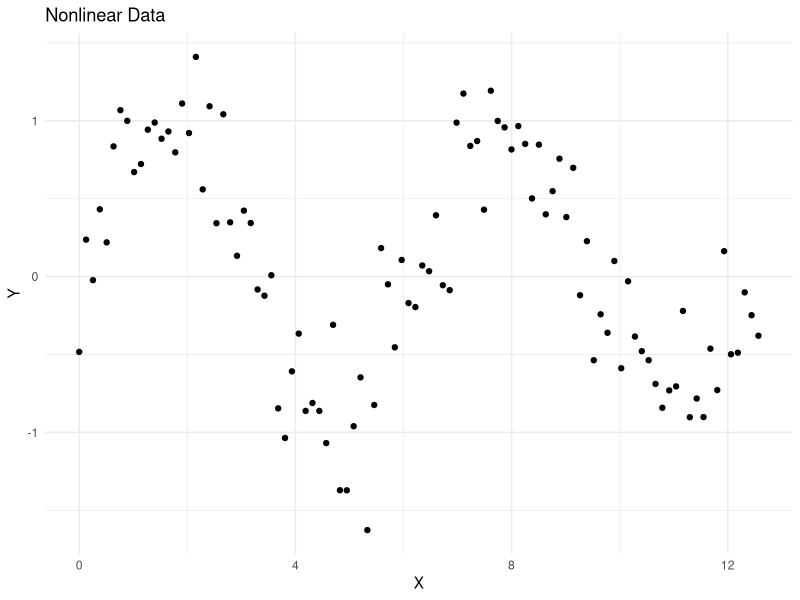
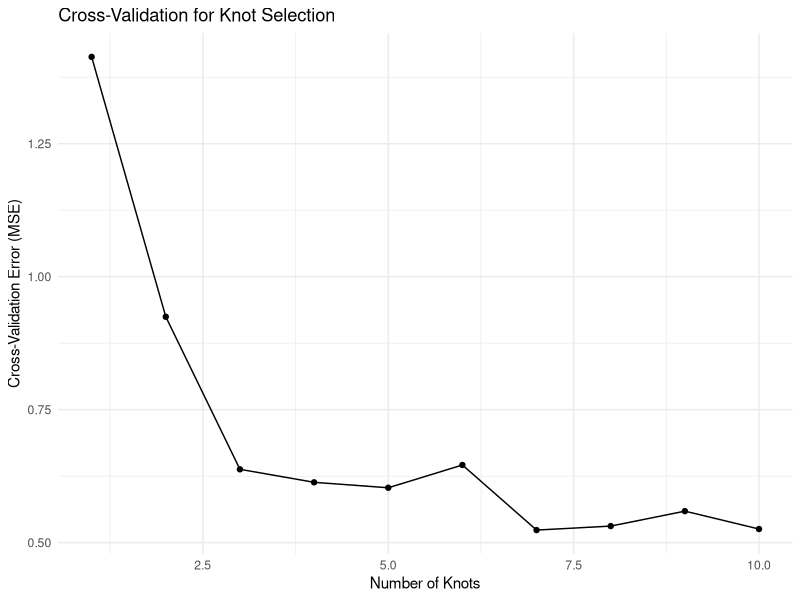
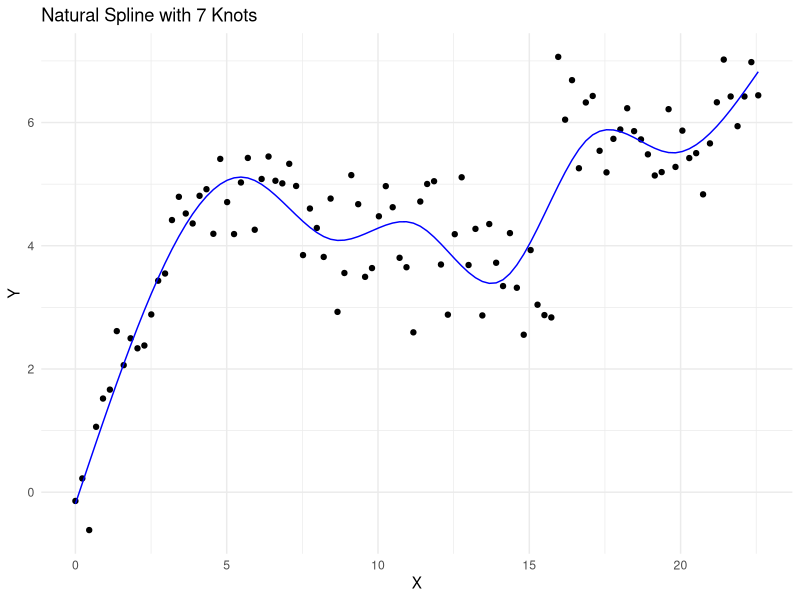
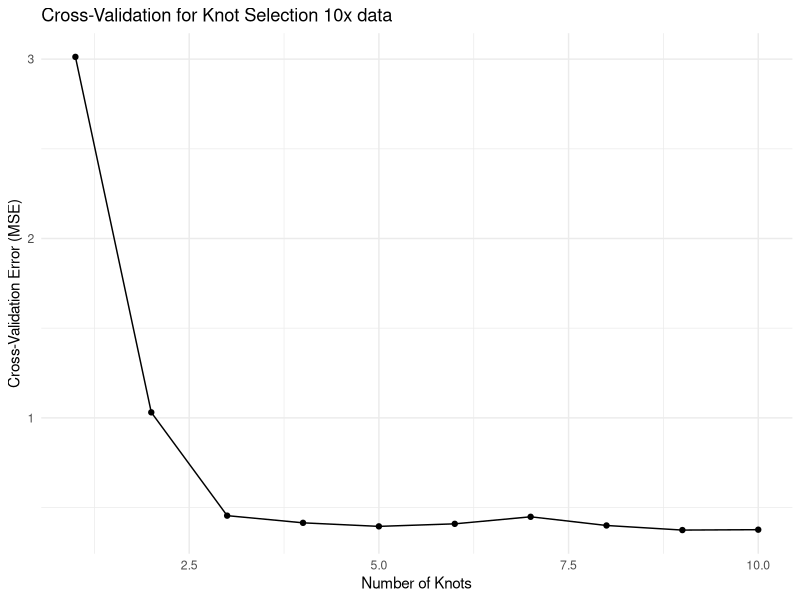
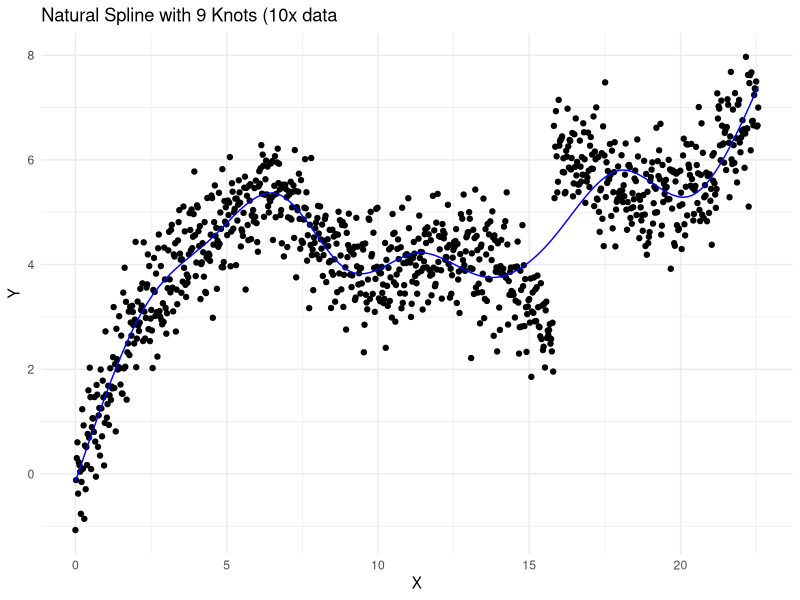
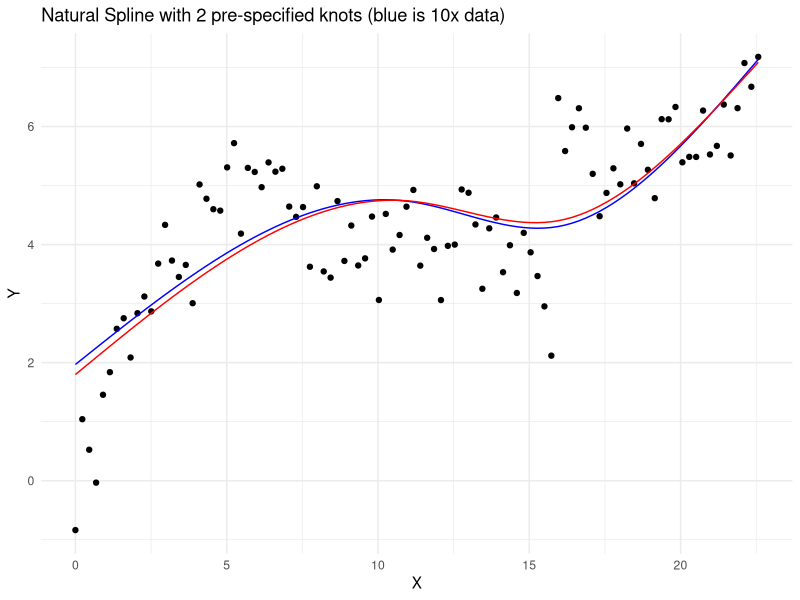
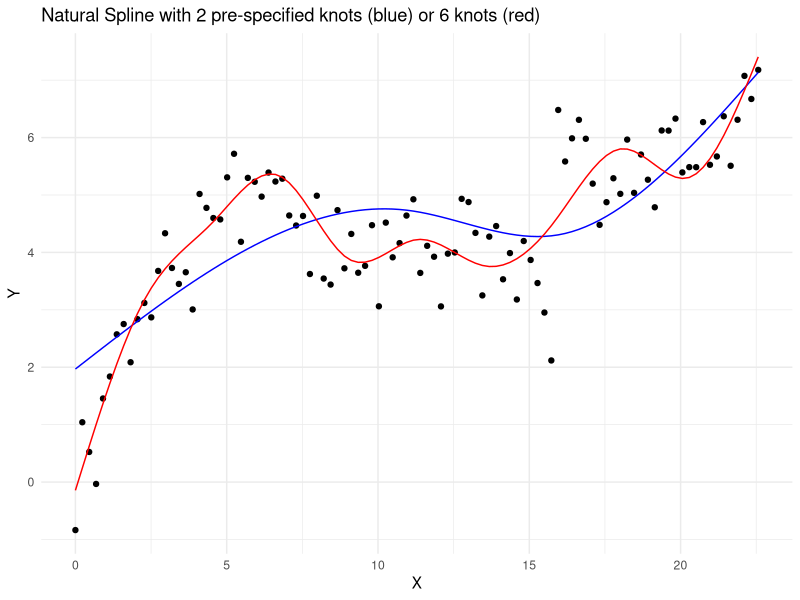
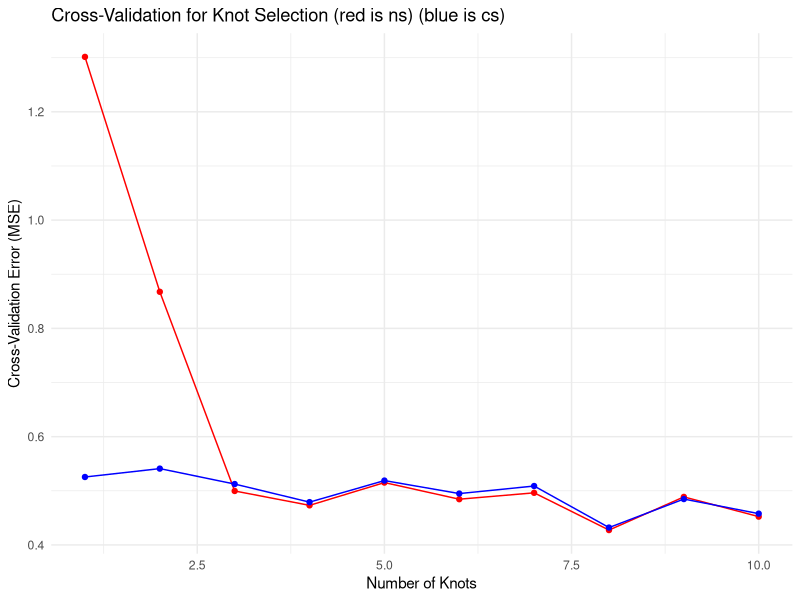

These figures' R source, in order:
## ---- chunk 1
library(splines)
library(tidyverse)
set.seed(225)

x1 <- seq(0, 4 * pi, length.out = 100)
y1 <- sin(x1) + rnorm(100, 0, 0.3)
x2 <- seq(0, 10, length.out = 100)
y2 <- ifelse(x2 < 3, 2 * x2, ifelse(x2 < 7, -x2 + 9, 0.5 * x2 + 2)) + rnorm(100, 0, 0.5)

x <- x1+x2
y <- y1+y2

data <- data.frame(x, y)

ggplot(data, aes(x = x1, y = y1)) +
  geom_point() +
  labs(title = "Nonlinear Data", x = "X", y = "Y") +
  theme_minimal() 
ggsave("2026-02-25.NonlinearData.png")

## ---- chunk 2
library(splines)
library(caret)  # For cross-validation functionality
library(ggplot2) # For plotting

# Sample Data from above

# Define the range of knots to test
knot.counts <- 1:10  # Test from 2 to 10 knots

# Create a data frame to store the results
cv.results <- data.frame(knots = knot.counts, cv.error = NA)

# Perform cross-validation for each number of knots
for (i in 1:length(knot.counts)) {
  num.knots <- knot.counts[i]

  # Define the cross-validation folds
  folds <- createFolds(data$y, k = 10) # 10-fold CV

  # Store the errors for each fold
  fold.errors <- numeric(length(folds))

  # Perform cross-validation
  for (j in 1:length(folds)) {
    train.data <- data[-folds[[j]], ]
    test.data <- data[folds[[j]], ]

    # Fit the natural spline model
    spline.model <- lm(y ~ ns(x, knots = quantile(train.data$x, seq(0, 1, length.out = num.knots + 2))[-c(1, num.knots+2)]), data = train.data) #the knots are the quantiles, but not the first or last (i.e., not the min or max)

    # Make predictions on the test fold
    predictions <- predict(spline.model, newdata = test.data)

    # Calculate the mean squared error (MSE)
    fold.errors[j] <- mean((test.data$y - predictions)^2)
  }

  # Store the average MSE
  cv.results$cv.error[i] <- mean(fold.errors)
}

# Find the optimal number of knots
optimal.knots <- cv.results$knots[which.min(cv.results$cv.error)]
cat("Optimal number of knots:", optimal.knots, "\n")

# Plot the cross-validation results
ggplot(cv.results, aes(x = knots, y = cv.error)) +
  geom_line() +
  geom_point() +
  labs(title = "Cross-Validation for Knot Selection", x = "Number of Knots", y = "Cross-Validation Error (MSE)") +
  theme_minimal()

# Fit the final model with the optimal number of knots
final.spline.model <- lm(y ~ ns(x, knots = quantile(data$x, seq(0, 1, length.out = optimal.knots + 2))[-c(1, optimal.knots+2)]), data = data)

# Visualize the final model
ggplot(data, aes(x = x, y = y)) +
  geom_point() +
  geom_line(aes(y = predict(final.spline.model)), color = "blue") +
  labs(title = paste("Natural Spline with", optimal.knots, "Knots"), x = "X", y = "Y") +
  theme_minimal()
## ---- chunk 3
set.seed(225)

x1 <- seq(0, 4 * pi, length.out = 1000)
y1 <- sin(x1) + rnorm(1000, 0, 0.3)
x2 <- seq(0, 10, length.out = 1000)
y2 <- ifelse(x2 < 3, 2 * x2, ifelse(x2 < 7, -x2 + 9, 0.5 * x2 + 2)) + rnorm(1000, 0, 0.5)

x <- x1+x2
y <- y1+y2

data.10x <- data.frame(x, y)

knot.counts <- 1:10  # Test from 2 to 10 knots

# Create a data frame to store the results
cv.results <- data.frame(knots = knot.counts, cv.error = NA)

# Perform cross-validation for each number of knots
for (i in 1:length(knot.counts)) {
  num.knots <- knot.counts[i]

  # Define the cross-validation folds
  folds <- createFolds(data$y, k = 10) # 10-fold CV

  # Store the errors for each fold
  fold.errors <- numeric(length(folds))

  # Perform cross-validation
  for (j in 1:length(folds)) {
    train.data <- data.10x[-folds[[j]], ]
    test.data <- data.10x[folds[[j]], ]

    # Fit the natural spline model
    spline.model <- lm(y ~ ns(x, knots = quantile(train.data$x, seq(0, 1, length.out = num.knots + 2))[-c(1, num.knots+2)]), data = train.data) #the knots are the quantiles, but not the first or last (i.e., not the min or max)

    # Make predictions on the test fold
    predictions <- predict(spline.model, newdata = test.data)

    # Calculate the mean squared error (MSE)
    fold.errors[j] <- mean((test.data$y - predictions)^2)
  }

  # Store the average MSE
  cv.results$cv.error[i] <- mean(fold.errors)
}

# Find the optimal number of knots
optimal.knots.10x <- cv.results$knots[which.min(cv.results$cv.error)]
cat("Optimal number of knots:", optimal.knots, "\n")

# Plot the cross-validation results
ggplot(cv.results, aes(x = knots, y = cv.error)) +
  geom_line() +
  geom_point() +
  labs(title = "Cross-Validation for Knot Selection 10x data", x = "Number of Knots", y = "Cross-Validation Error (MSE)") +
  theme_minimal()

# Fit the final model with the optimal number of knots
final.spline.model.10x <- lm(y ~ ns(x, knots = quantile(data$x, seq(0, 1, length.out = optimal.knots.10x + 2))[-c(1, optimal.knots.10x+2)]), data = data.10x)

# Visualize the final model
ggplot(data.10x, aes(x = x, y = y)) +
  geom_point() +
  geom_line(aes(y = predict(final.spline.model.10x)), color = "blue") +
  labs(title = paste("Natural Spline with", optimal.knots.10x, "Knots (10x data"), x = "X", y = "Y") +
  theme_minimal()
## ---- chunk 4
quantile(x,seq(0,1,length.out=4))# 7.522 and 15.044
## ---- chunk 5
set.seed(228)

x1 <- seq(0, 4 * pi, length.out = 100)
y1 <- sin(x1) + rnorm(100, 0, 0.3)
x2 <- seq(0, 10, length.out = 100)
y2 <- ifelse(x2 < 3, 2 * x2, ifelse(x2 < 7, -x2 + 9, 0.5 * x2 + 2)) + rnorm(100, 0, 0.5)

x <- x1+x2
y <- y1+y2
valid.data <- data.frame(x,y)
## ---- chunk 6
spline.model.2knots <- lm(y ~ ns(x, knots = c(11,16)), data = data)
spline.model.2knots.10x <- lm(y ~ ns(x, knots = c(11,16)), data = data.10x)
ggplot(valid.data, aes(x = x, y = y)) +
  geom_point() +
  geom_line(aes(y = predict(spline.model.2knots.10x, newdata=valid.data)), color = "blue") +
  geom_line(aes(y = predict(spline.model.2knots, newdata=valid.data)), color = "red") +
  labs(title = "Natural Spline with 2 pre-specified knots (blue is 10x data)", x = "X", y = "Y") +
  theme_minimal()
## ---- chunk 7
(valid.MSE <- mean((valid.data$y - predict(final.spline.model,newdata=valid.data))^2)) #8 knots [1] 0.4584815
(valid.MSE.10x <- mean((valid.data$y - predict(final.spline.model.10x,newdata=valid.data))^2)) #6 knots [1] 0.4660506

(valid.MSE.2knots <- mean((valid.data$y - predict(spline.model.2knots,newdata=valid.data))^2)) #2 knots, 100 data points #0.867215
(valid.MSE.2knots.10x <- mean((valid.data$y - predict(spline.model.2knots.10x,newdata=valid.data))^2)) #2 knots, 1000 data points #0.8648105

#Same MSE for specifying the knots or not.


## ---- chunk 8
ggplot(valid.data, aes(x = x, y = y)) + geom_point() + geom_line(aes(y = predict(spline.model.2knots.10x, newdata=valid.data)), color = "blue") + geom_line(aes(y = predict(final.spline.model.10x, newdata=valid.data)), color = "red") + labs(title = "Natural Spline with 2 pre-specified knots (blue) or 6 knots (red)", x = "X", y = "Y") + theme_minimal()

## ---- chunk 9
set.seed(226)

x1 <- seq(0, 4 * pi, length.out = 100)
y1 <- sin(x1) + rnorm(100, 0, 0.3)
x2 <- seq(0, 10, length.out = 100)
y2 <- ifelse(x2 < 3, 2 * x2, ifelse(x2 < 7, -x2 + 9, 0.5 * x2 + 2)) + rnorm(100, 0, 0.5)

x <- x1+x2
y <- y1+y2

data.test <- data.frame(x, y)

knot.counts <- 1:10  # Test from 2 to 10 knots

# Create a data frame to store the results
cv.results.ns <- data.frame(knots = knot.counts, cv.error.ns = NA) #setup for natural splines
cv.results.cs <- data.frame(knots = knot.counts, cv.error.cs = NA) #set up for cubic splines

# Perform cross-validation for each number of knots
for (i in 1:length(knot.counts)) {
  num.knots <- knot.counts[i]

  # Define the cross-validation folds
  folds <- createFolds(data$y, k = 10) # 10-fold CV

  # Store the errors for each fold
  fold.errors.ns <- numeric(length(folds))
  fold.errors.cs <- numeric(length(folds))

  # Perform cross-validation
  for (j in 1:length(folds)) {
    train.data <- data.test[-folds[[j]], ]
    test.data <- data.test[folds[[j]], ]

    # Fit the natural spline model
    spline.model.ns <- lm(y ~ ns(x, knots = quantile(train.data$x, seq(0, 1, length.out = num.knots + 2))[-c(1, num.knots+2)]), data = train.data) #the knots are the quantiles, but not the first or last (i.e., not the min or max)

     # Fit the cubic spline model using the b-splines bs() function
    spline.model.cs <- lm(y ~ bs(x, knots = quantile(train.data$x, seq(0, 1, length.out = num.knots + 2))[-c(1, num.knots+2)]), data = train.data) #the knots are the quantiles, but not the first or last (i.e., not the min or max)

    # Make predictions on the test fold
    predictions.ns <- predict(spline.model.ns, newdata = test.data)
    predictions.cs <- predict(spline.model.cs, newdata = test.data)

    # Calculate the mean squared error (MSE)
    fold.errors.ns[j] <- mean((test.data$y - predictions.ns)^2)
    fold.errors.cs[j] <- mean((test.data$y - predictions.cs)^2)
  }

  # Store the average MSE
  cv.results.ns$cv.error.ns[i] <- mean(fold.errors.ns)
  cv.results.cs$cv.error.cs[i] <- mean(fold.errors.cs)
}

# Find the optimal number of knots
optimal.knots.ns <- cv.results.ns$knots[which.min(cv.results.ns$cv.error.ns)]
cat("Optimal number of knots for natural spline", optimal.knots.ns, "\n")
optimal.knots.cs <- cv.results.cs$knots[which.min(cv.results.cs$cv.error.cs)]
cat("Optimal number of knots for cubic spline", optimal.knots.cs, "\n")

# Plot the cross-validation results
ggplot(cv.results.ns, aes(x = knots, y = cv.error.ns)) +
  geom_line(col="red") +
  geom_point(col="red") +
  geom_line(data=cv.results.cs, aes(x=knots, y=cv.error.cs), col="blue") +
  geom_point(data=cv.results.cs, aes(x=knots, y=cv.error.cs), col="blue") +
  labs(title = "Cross-Validation for Knot Selection (red is ns) (blue is cs)", x = "Number of Knots", y = "Cross-Validation Error (MSE)") +
  theme_minimal()

# Fit the final models with the optimal number of knots
final.spline.model.ns <- lm(y ~ ns(x, knots = quantile(data.test$x, seq(0, 1, length.out = optimal.knots.ns + 2))[-c(1, optimal.knots.ns+2)]), data = data.test)

final.spline.model.cs <- lm(y ~ bs(x, knots = quantile(data.test$x, seq(0, 1, length.out = optimal.knots.cs + 2))[-c(1, optimal.knots.cs+2)]), data = data.test)


# Visualize the final models
ggplot(data.test, aes(x = x, y = y)) +
  geom_point() +
  geom_line(aes(y = predict(final.spline.model.ns)), color = "red") +
  geom_line(aes(y = predict(final.spline.model.cs)), color = "blue") +

  labs(title = paste("Natural (red) and Cubic (blue) Spline with", optimal.knots.10x, "Knots"), x = "X", y = "Y") +
  theme_minimal()
## ---- chunk 10
quantile(x,seq(0,1,length.out=4))# 7.522 and 15.044
## ---- chunk 11
set.seed(228)

x1 <- seq(0, 4 * pi, length.out = 100)
y1 <- sin(x1) + rnorm(100, 0, 0.3)
x2 <- seq(0, 10, length.out = 100)
y2 <- ifelse(x2 < 3, 2 * x2, ifelse(x2 < 7, -x2 + 9, 0.5 * x2 + 2)) + rnorm(100, 0, 0.5)

x <- x1+x2
y <- y1+y2
valid.data <- data.frame(x,y)
## ---- chunk 12
spline.model.2knots <- lm(y ~ ns(x, knots = c(11,16)), data = data)
spline.model.2knots.10x <- lm(y ~ ns(x, knots = c(11,16)), data = data.10x)
ggplot(valid.data, aes(x = x, y = y)) +
  geom_point() +
  geom_line(aes(y = predict(spline.model.2knots.10x, newdata=valid.data)), color = "blue") +
  geom_line(aes(y = predict(spline.model.2knots, newdata=valid.data)), color = "red") +
  labs(title = "Natural Spline with 2 pre-specified knots (blue is 10x data)", x = "X", y = "Y") +
  theme_minimal()
